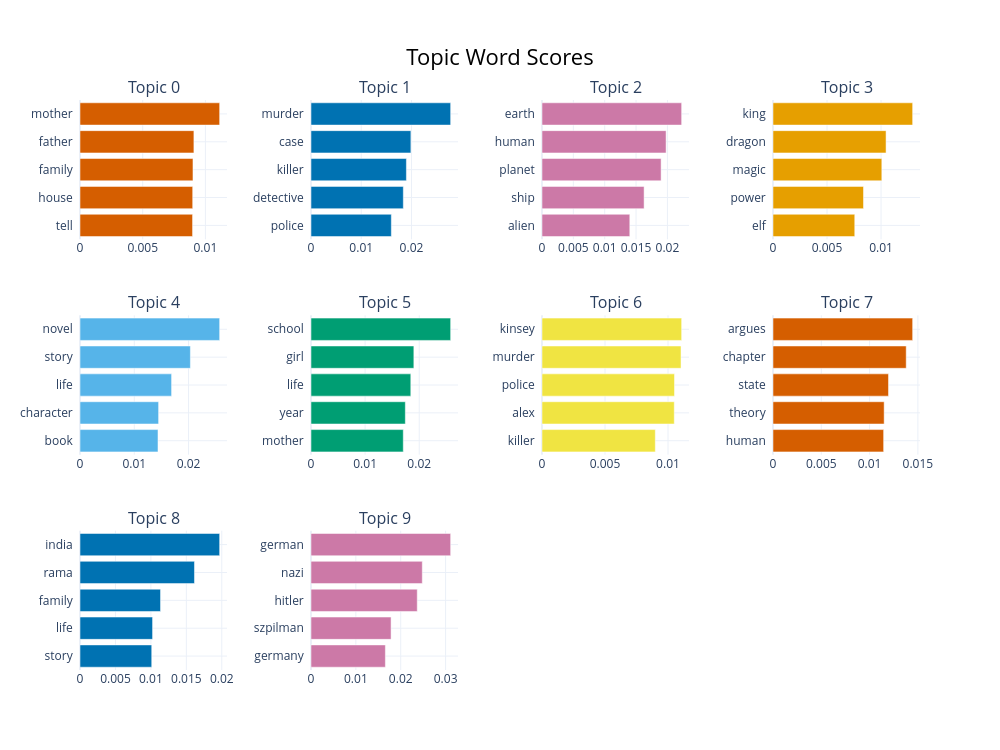

Notebook code cell kept with this figure:
### Markdown cell above
**Visualization of topics as a bar chart**

This chart shows the 10 most popular topics and the keywords that define them.

### Code cell
if 'topic_model' in locals():
    display(topic_model.visualize_barchart(top_n_topics=10))

### Figure 1 — Plotly figure (JSON) as saved in the notebook; plotly's stock layout.template omitted (floating-point values rounded to 4 significant figures)
{"data": [{"marker": {"color": "#D55E00"}, "orientation": "h", "type": "bar", "x": [0.008976, 0.008987, 0.009009, 0.009083, 0.01114], "xaxis": "x", "y": ["tell  ", "house  ", "family  ", "father  ", "mother  "], "yaxis": "y"}, {"marker": {"color": "#0072B2"}, "orientation": "h", "type": "bar", "x": [0.01599, 0.01837, 0.01899, 0.01988, 0.0278], "xaxis": "x2", "y": ["police  ", "detective  ", "killer  ", "case  ", "murder  "], "yaxis": "y2"}, {"marker": {"color": "#CC79A7"}, "orientation": "h", "type": "bar", "x": [0.014, 0.01628, 0.01899, 0.01979, 0.02227], "xaxis": "x3", "y": ["alien  ", "ship  ", "planet  ", "human  ", "earth  "], "yaxis": "y3"}, {"marker": {"color": "#E69F00"}, "orientation": "h", "type": "bar", "x": [0.007568, 0.008375, 0.01007, 0.01046, 0.01293], "xaxis": "x4", "y": ["elf  ", "power  ", "magic  ", "dragon  ", "king  "], "yaxis": "y4"}, {"marker": {"color": "#56B4E9"}, "orientation": "h", "type": "bar", "x": [0.01437, 0.01448, 0.01687, 0.02034, 0.02573], "xaxis": "x5", "y": ["book  ", "character  ", "life  ", "story  ", "novel  "], "yaxis": "y5"}, {"marker": {"color": "#009E73"}, "orientation": "h", "type": "bar", "x": [0.01705, 0.01743, 0.01844, 0.019, 0.0258], "xaxis": "x6", "y": ["mother  ", "year  ", "life  ", "girl  ", "school  "], "yaxis": "y6"}, {"marker": {"color": "#F0E442"}, "orientation": "h", "type": "bar", "x": [0.008993, 0.0105, 0.01052, 0.01103, 0.01108], "xaxis": "x7", "y": ["killer  ", "alex  ", "police  ", "murder  ", "kinsey  "], "yaxis": "y7"}, {"marker": {"color": "#D55E00"}, "orientation": "h", "type": "bar", "x": [0.01146, 0.01151, 0.01196, 0.01379, 0.01446], "xaxis": "x8", "y": ["human  ", "theory  ", "state  ", "chapter  ", "argues  "], "yaxis": "y8"}, {"marker": {"color": "#0072B2"}, "orientation": "h", "type": "bar", "x": [0.01012, 0.01024, 0.01136, 0.01615, 0.0197], "xaxis": "x9", "y": ["story  ", "life  ", "family  ", "rama  ", "india  "], "yaxis": "y9"}, {"marker": {"color": "#CC79A7"}, "orientation": "h", "type": "bar", "x": [0.01658, 0.01785, 0.02368, 0.0248, 0.03113], "xaxis": "x10", "y": ["germany  ", "szpilman  ", "hitler  ", "nazi  ", "german  "], "yaxis": "y10"}], "layout": {"annotations": [{"font": {"size": 16}, "showarrow": false, "text": "Topic 0", "x": 0.0875, "xanchor": "center", "xref": "paper", "y": 1, "yanchor": "bottom", "yref": "paper"}, {"font": {"size": 16}, "showarrow": false, "text": "Topic 1", "x": 0.3625, "xanchor": "center", "xref": "paper", "y": 1, "yanchor": "bottom", "yref": "paper"}, {"font": {"size": 16}, "showarrow": false, "text": "Topic 2", "x": 0.6375, "xanchor": "center", "xref": "paper", "y": 1, "yanchor": "bottom", "yref": "paper"}, {"font": {"size": 16}, "showarrow": false, "text": "Topic 3", "x": 0.9125, "xanchor": "center", "xref": "paper", "y": 1, "yanchor": "bottom", "yref": "paper"}, {"font": {"size": 16}, "showarrow": false, "text": "Topic 4", "x": 0.0875, "xanchor": "center", "xref": "paper", "y": 0.6222, "yanchor": "bottom", "yref": "paper"}, {"font": {"size": 16}, "showarrow": false, "text": "Topic 5", "x": 0.3625, "xanchor": "center", "xref": "paper", "y": 0.6222, "yanchor": "bottom", "yref": "paper"}, {"font": {"size": 16}, "showarrow": false, "text": "Topic 6", "x": 0.6375, "xanchor": "center", "xref": "paper", "y": 0.6222, "yanchor": "bottom", "yref": "paper"}, {"font": {"size": 16}, "showarrow": false, "text": "Topic 7", "x": 0.9125, "xanchor": "center", "xref": "paper", "y": 0.6222, "yanchor": "bottom", "yref": "paper"}, {"font": {"size": 16}, "showarrow": false, "text": "Topic 8", "x": 0.0875, "xanchor": "center", "xref": "paper", "y": 0.2444, "yanchor": "bottom", "yref": "paper"}, {"font": {"size": 16}, "showarrow": false, "text": "Topic 9", "x": 0.3625, "xanchor": "center", "xref": "paper", "y": 0.2444, "yanchor": "bottom", "yref": "paper"}], "height": 750, "hoverlabel": {"bgcolor": "white", "font": {"family": "Rockwell", "size": 16}}, "showlegend": false, "title": {"font": {"color": "Black", "size": 22}, "text": "Topic Word Scores", "x": 0.5, "xanchor": "center", "yanchor": "top"}, "width": 1000, "xaxis": {"anchor": "y", "domain": [0, 0.175], "showgrid": true}, "xaxis10": {"anchor": "y10", "domain": [0.275, 0.45], "showgrid": true}, "xaxis11": {"anchor": "y11", "domain": [0.55, 0.725], "showgrid": true}, "xaxis12": {"anchor": "y12", "domain": [0.825, 1], "showgrid": true}, "xaxis2": {"anchor": "y2", "domain": [0.275, 0.45], "showgrid": true}, "xaxis3": {"anchor": "y3", "domain": [0.55, 0.725], "showgrid": true}, "xaxis4": {"anchor": "y4", "domain": [0.825, 1], "showgrid": true}, "xaxis5": {"anchor": "y5", "domain": [0, 0.175], "showgrid": true}, "xaxis6": {"anchor": "y6", "domain": [0.275, 0.45], "showgrid": true}, "xaxis7": {"anchor": "y7", "domain": [0.55, 0.725], "showgrid": true}, "xaxis8": {"anchor": "y8", "domain": [0.825, 1], "showgrid": true}, "xaxis9": {"anchor": "y9", "domain": [0, 0.175], "showgrid": true}, "yaxis": {"anchor": "x", "domain": [0.7556, 1], "showgrid": true}, "yaxis10": {"anchor": "x10", "domain": [0, 0.2444], "showgrid": true}, "yaxis11": {"anchor": "x11", "domain": [0, 0.2444], "showgrid": true}, "yaxis12": {"anchor": "x12", "domain": [0, 0.2444], "showgrid": true}, "yaxis2": {"anchor": "x2", "domain": [0.7556, 1], "showgrid": true}, "yaxis3": {"anchor": "x3", "domain": [0.7556, 1], "showgrid": true}, "yaxis4": {"anchor": "x4", "domain": [0.7556, 1], "showgrid": true}, "yaxis5": {"anchor": "x5", "domain": [0.3778, 0.6222], "showgrid": true}, "yaxis6": {"anchor": "x6", "domain": [0.3778, 0.6222], "showgrid": true}, "yaxis7": {"anchor": "x7", "domain": [0.3778, 0.6222], "showgrid": true}, "yaxis8": {"anchor": "x8", "domain": [0.3778, 0.6222], "showgrid": true}, "yaxis9": {"anchor": "x9", "domain": [0, 0.2444], "showgrid": true}}}
